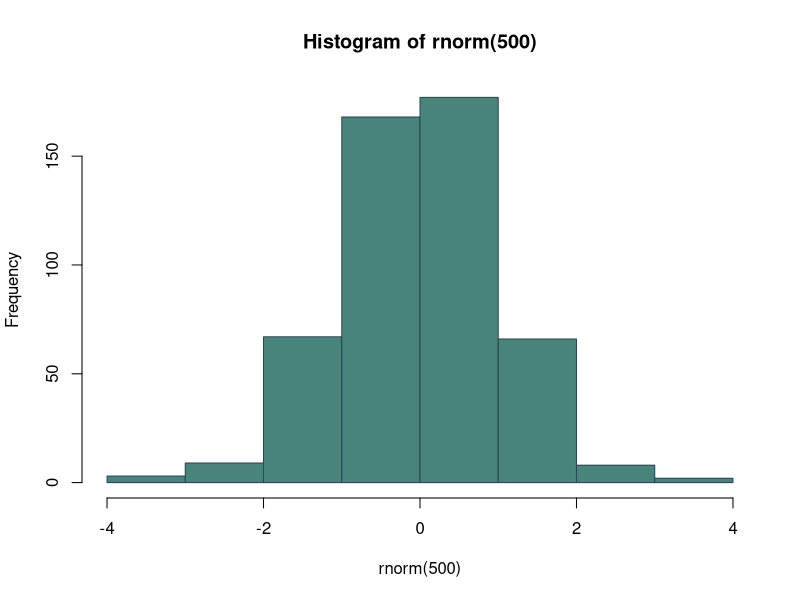

Write the R code that produced this figure.
## ---- chunk 1
(x <- 1:10)
## ---- chunk 2
(x <- 1:10)
## ---- chunk 3
par(bg = "transparent")
hist(rnorm(500), col = "#49847b", border = "#294557")
